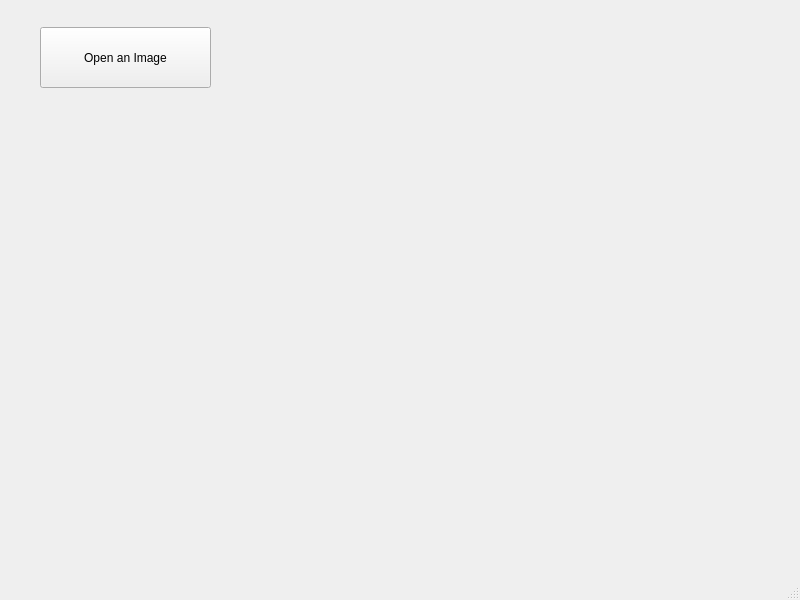
<?xml version="1.0" encoding="UTF-8"?>
<ui version="4.0">
 <class>MainWindow</class>
 <widget class="QMainWindow" name="MainWindow">
  <property name="geometry">
   <rect>
    <x>0</x>
    <y>0</y>
    <width>800</width>
    <height>600</height>
   </rect>
  </property>
  <property name="windowTitle">
   <string>MainWindow</string>
  </property>
  <widget class="QWidget" name="centralwidget">
   <widget class="QPushButton" name="pushButton_openimage">
    <property name="geometry">
     <rect>
      <x>40</x>
      <y>27</y>
      <width>171</width>
      <height>61</height>
     </rect>
    </property>
    <property name="text">
     <string>Open an Image</string>
    </property>
   </widget>
  </widget>
  <widget class="QMenuBar" name="menubar">
   <property name="geometry">
    <rect>
     <x>0</x>
     <y>0</y>
     <width>800</width>
     <height>17</height>
    </rect>
   </property>
  </widget>
  <widget class="QStatusBar" name="statusbar"/>
 </widget>
 <resources/>
 <connections/>
</ui>
